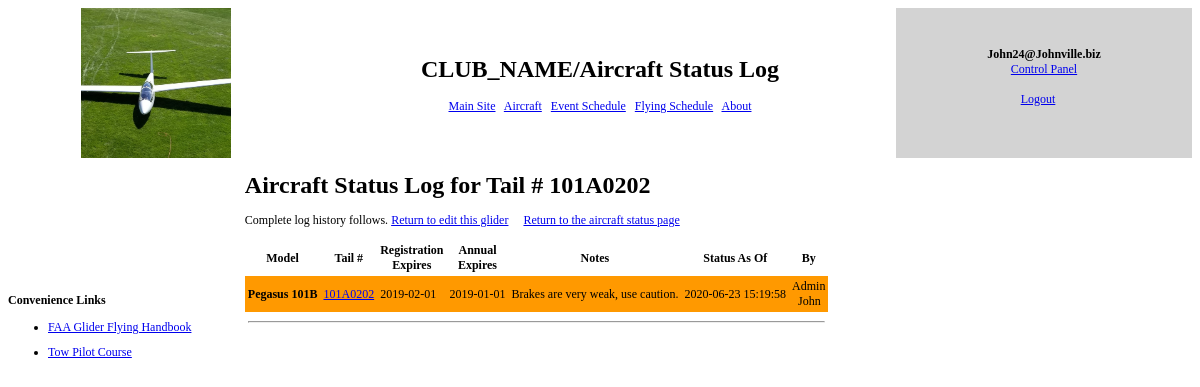
/glider_status_log.php?GliderID=10&tailNum=101A0202 (signed in), run on the app's committed database.
### tables this page shows
CREATE TABLE `GliderStatusLog` (
  `GliderID` int(11) NOT NULL,
  `tailNum` char(20) NOT NULL,
  `regExpire` date NOT NULL,
  `annualExpire` date NOT NULL,
  `status` enum('GREEN','ORANGE','RED') NOT NULL DEFAULT 'GREEN',
  `mxNotes` text NOT NULL,
  `updated` timestamp NOT NULL DEFAULT CURRENT_TIMESTAMP ON UPDATE CURRENT_TIMESTAMP,
  `updatedBy` mediumint(9) NOT NULL,
  KEY `fk_gid` (`GliderID`),
  KEY `fk_memberID` (`updatedBy`),
  KEY `tailIdx` (`tailNum`),
  CONSTRAINT `fkLog_gid` FOREIGN KEY (`GliderID`) REFERENCES `Glider` (`GliderID`) ON DELETE CASCADE,
  CONSTRAINT `fkLog_memberID` FOREIGN KEY (`updatedBy`) REFERENCES `Members` (`MemberID`)
);

CREATE TABLE `Glider` (
  `GliderID` int(11) NOT NULL AUTO_INCREMENT,
  `mfg` char(20) NOT NULL,
  `model` char(20) NOT NULL,
  `type` enum('Glider','Tow','Other') NOT NULL DEFAULT 'Glider',
  `vne` char(20) NOT NULL,
  `vrough` char(20) NOT NULL,
  `vfinal` char(20) NOT NULL,
  `vglide` char(20) NOT NULL,
  `vsink` char(20) NOT NULL,
  `vstall` char(20) NOT NULL,
  `glideRatio` char(20) NOT NULL,
  `maxG` char(20) NOT NULL,
  `descrip` text NOT NULL,
  `photo` char(20) NOT NULL DEFAULT 'glider_0.jpg',
  `pohURL` char(120) NOT NULL DEFAULT 'http://flsc.org/Links.php#poh',
  `seats` tinyint(4) NOT NULL DEFAULT '1',
  PRIMARY KEY (`GliderID`),
  UNIQUE KEY `GliderID` (`GliderID`),
  UNIQUE KEY `nameIndex` (`model`)
);

CREATE TABLE `Members` (
  `MemberID` mediumint(9) NOT NULL AUTO_INCREMENT,
  `emailAddr` varchar(50) DEFAULT NULL,
  `lastName` varchar(30) NOT NULL,
  `firstName` varchar(30) NOT NULL,
  `memberType` enum('Regular','Special Tow Pilot','Social','Junior','Distant','Emeritur','Other','Inactive','None') NOT NULL,
  `pilot` enum('Pre Solo','Private','Commercial','Post Solo','Not Applicable','CFI-G') NOT NULL,
  `otherPilot` set('SEL','MEL','Commercial SEL','Commercial MEL','CFI','CFII','ATP','Instrument','Tail Wheel','Tow','None') NOT NULL DEFAULT 'None',
  `checkout` set('L13AC','L13AC_back','ASK21','ASK21_back','Grobe102','SGS_1-26','SGS_2-33','SGS_2-33_Back','Citabria','Pawnee','Ground_launch') NOT NULL,
  `access` set('ADMIN','MEMBER','SCHEDULES','NONE','CFIG','BOARD','TOW') NOT NULL DEFAULT 'MEMBER',
  `coord` set('OPS','TOW','CFIG') NOT NULL,
  `badge` set('A','B','C','Bronze','Silver','Silver Altitude','Silver Distance','Silver Duration','Gold','Gold Altitude','Gold Distance','Diamond','Diamond Altitude','Diamond Distance','Diamond Goal','750K Diploma','1000K Diploma','2000K Diploma','None') NOT NULL DEFAULT 'None',
  `password` varchar(40) DEFAULT NULL,
  `reset` char(40) DEFAULT 'n/a',
  `photo` char(80) NOT NULL DEFAULT 'no_photo.png',
  `family` varchar(30) DEFAULT NULL,
  `middleName` varchar(30) DEFAULT NULL,
  `street` varchar(30) NOT NULL,
  `city` varchar(30) NOT NULL,
  `state` char(20) NOT NULL DEFAULT '',
  `zip` varchar(10) NOT NULL,
  `phone` varchar(30) NOT NULL,
  `phone2` varchar(30) DEFAULT NULL,
  `lastUpdate` timestamp NOT NULL DEFAULT CURRENT_TIMESTAMP ON UPDATE CURRENT_TIMESTAMP,
  `lastIP` char(20) NOT NULL DEFAULT 'n/a',
  `lastActive` datetime NOT NULL DEFAULT '2000-01-01 00:00:00',
  `keepLogin` char(60) NOT NULL DEFAULT '',
  `mentorID` mediumint(9) DEFAULT '0',
  `memberSince` char(4) NOT NULL DEFAULT '',
  `towMed` date NOT NULL,
  `bfr` date NOT NULL,
  `suffix` char(4) NOT NULL,
  `notes` text NOT NULL,
  `about` text NOT NULL,
  PRIMARY KEY (`MemberID`),
  UNIQUE KEY `emailAddr` (`emailAddr`),
  UNIQUE KEY `nameIndex` (`firstName`,`middleName`,`lastName`,`suffix`)
);

### lib/common.inc (called while the page is built, shortened)
<?
function script_param ($name) {
    global $HTTP_GET_VARS, $HTTP_POST_VARS;
    unset ($val);
    if (isset ($_GET[$name])) {
        $val = $_GET[$name];
        $val = stripcslashes($val);
    } else if (isset ($_POST[$name])) {
        $val = $_POST[$name];
    } else if (isset ($HTTP_GET_VARS[$name])) {
        $val = $HTTP_GET_VARS[$name];
        $val = stripcslashes($val);
    } else if (isset ($HTTP_POST_VARS[$name])) {
        $val = $HTTP_POST_VARS[$name];
    }
    if (@is_array($val)) {
        foreach ($val as $index => $value) {
            $value = @trim($value);
            $value = htmlspecialchars($value, ENT_QUOTES);
            $val[$index] = $value;
        }
        return($val);
    } else {
        $value = @trim($val);
        $value = htmlspecialchars($value, ENT_QUOTES);
        return ($value);
    }
}
?>

### lib/db_funcs.inc (called while the page is built, shortened)
<?
function DB_Query ($conn, $query, &$results) {
    global $useDB;
    $results = array();
    $query = preg_replace('/\n/', ' ', $query);
    if ($useDB == "mysql") {
        $result = mysqli_query($conn, $query);
    }
    if (!strncasecmp($query, "select", 6) || !strncasecmp($query, "show", 4)
        || !strncasecmp($query, "describe", 8)) {
        if ($result) {
            if ($useDB == "mysql") {
                $array = mysqli_fetch_assoc($result);
            } else {
                $array = pg_fetch_array($result);
            }
            if ($array) {
                $count = 0;
                while($array) {
                    $results[$count] = $array;
                    $count ++;
                    if ($useDB == "mysql") {
                        $array = mysqli_fetch_assoc($result);
                    } else {
                        $array = pg_fetch_array($result);
                    }
                }
            } else {
                unset($results);
                return(0);
            }
        } else {
            return(SYSTEM_ERROR."unexpected case 1");
        }
    } else {
        if (!$result) {
            return(SYSTEM_ERROR."unexpected case 2");
        }
        return(0);
    }
}
?>

### glider_status_log.php (the view, shortened to what this page needs)
<?
require("./php_includes.inc");
require("./lib/header.inc");
$tailNum = script_param('tailNum');
$GliderID = script_param('GliderID');
$msg='';
?>
        <div  id="divContent">
            <h3><span style="font-size: 24px;">Aircraft Status Log for Tail # <?=$tailNum?></span></h3>
            <p><?=$msg?></p><p>Complete log history follows.
            <a href="edit_glider_status.php?GliderID=<?=$GliderID?>&tailNum=<?=$tailNum?>">Return to edit this glider</a>
            <a href="glider_status.php">Return to the aircraft status page</a>
           </p>
            <table cellspacing="0" cellpadding="3" border="0">
                <tbody>
                    <tr>
                        <th>Model</th>
                        <th>Tail #</th>
                        <th>Registration<br />Expires</th>
                        <th>Annual<br />Expires</th>
                        <th>Notes</th>
                        <th>Status As Of</th>
                        <th>By</th>
                    </tr>
<?
$sql = "SELECT * FROM Glider g, GliderStatusLog l, Members m WHERE g.GliderID = l.GliderID  AND l.updatedBy = m.MemberID AND l.tailNum='$tailNum' ORDER BY l.updated DESC";
if ($msg = DB_Query($Conn, $sql, $results)) {
    DisplayMessage("Display aircraft status",  "query failed ($msg)");
}
$colArray = array('model', 'tailNum', 'regExpire', 'annualExpire', 'mxNotes', 'updated');
foreach ($results as $row) {
    $status = $row['status'];
    $bgStyle = '';
    if ($status == 'RED') {
        $bgStyle = 'style="background-color: #ff3300"';
    } else if ($status == 'ORANGE') {
        $bgStyle = 'style="background-color: #ff9900"';
    }
    echo "<tr $bgStyle>\n";
    foreach ($colArray as $col) {
        $value = $row[$col];
        if ($col == 'model') {
            $value = "<b>$value</b>";
        } else if ($col == 'tailNum') {
            $value = "<a href=edit_glider_status.php?tailNum=$value&GliderID=$row[GliderID]>$value</a>";
        }
       echo "<td>$value</td>\n";
    }
    echo "<td>" . $row['lastName'] . "<br />&nbsp;&nbsp;" . $row['firstName'] . "</td>\n";
    echo "</tr>\n";
    echo "<tr><td colspan=7><hr /></td></tr>\n";
}
?>
                </tbody>
            </table>
            </table>
<?php
  require 'footer.inc';
?>

### css/fly.css (style rules this page uses)
body { font-family: verdana; font-size: 12px }

### data on the page
gliderstatuslog: GliderID.model "Pegasus 101B", tailNum "101A0202", regExpire "2019-02-01", annualExpire "2019-01-01", mxNotes "Brakes are very weak, use caution.", updated "2020-06-23 15:19:58", updatedBy.lastName "Admin", updatedBy.firstName "John"

### other printed values
$title "CLUB_NAME/Aircraft Status Log"
$name "John24@Johnville.biz"
$tailNum "101A0202"
